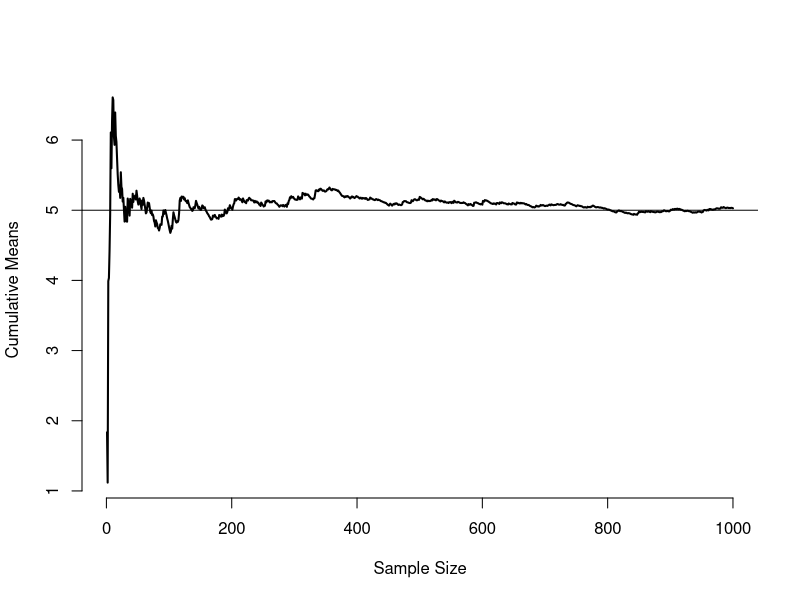
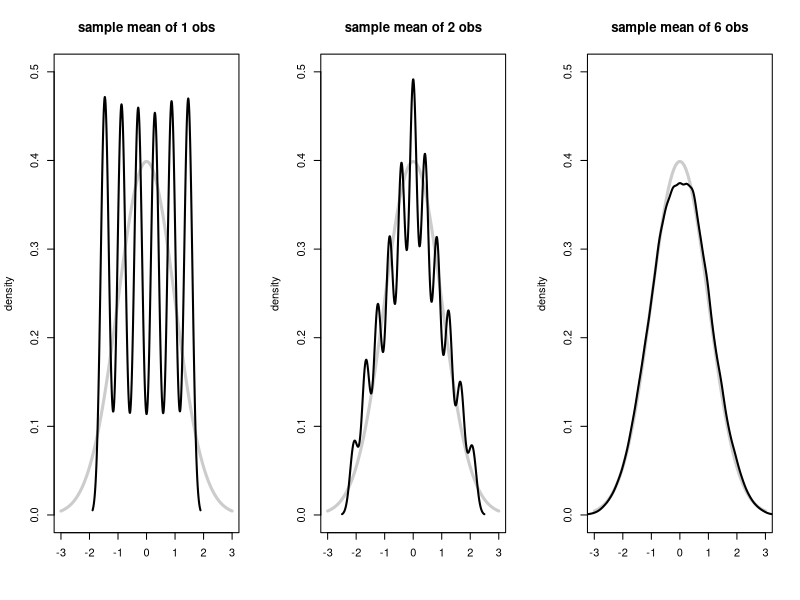

These figures' R source, in order:
## ---- chunk 1
# set our runtime environment and global defaults.
require(knitr, quietly = TRUE)
require(utils, quietly = TRUE)
require(ggplot2, quietly = TRUE)
require(scales, quietly = TRUE)
opts_chunk$set(echo = FALSE, cache = TRUE, cache.path = "cache/", fig.width = 10, fig.height = 7, fig.path = "figure/")
## ---- chunk 2
set.seed(040)
n <- 1000
lambda <- 0.2
means <- cumsum(rexp(n, lambda))/(1 :n)
plot(1:n, means, type = "l", lwd = 2, frame = FALSE, ylab = "Cumulative Means", xlab = "Sample Size")
abline(h = 1/lambda)
## ---- chunk 3
par(mfrow = c(1, 3))
for (n in c(1, 2, 6)){
  temp <- matrix(sample(1 : 6, n * 10000, replace = TRUE), ncol = n)
  temp <- apply(temp, 1, mean)
  temp <- (temp - 3.5) / (1.71 / sqrt(n)) 
  dty <- density(temp)
  plot(dty$x, dty$y, xlab = "", ylab = "density", type = "n", xlim = c(-3, 3), ylim = c(0, .5))
  title(paste("sample mean of", n, "obs"))
  lines(seq(-3, 3, length = 100), dnorm(seq(-3, 3, length = 100)), col = grey(.8), lwd = 3)
  lines(dty$x, dty$y, lwd = 2)
}
## ---- chunk 4
sessionInfo()
